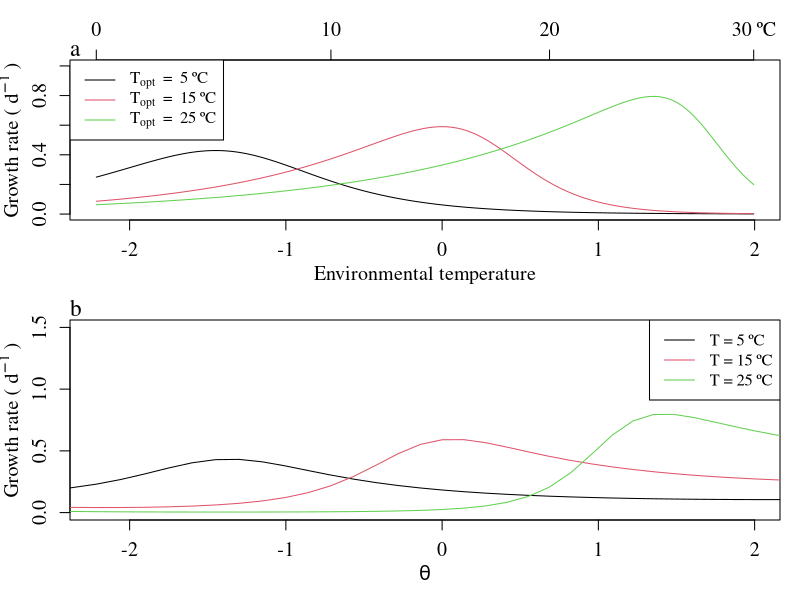
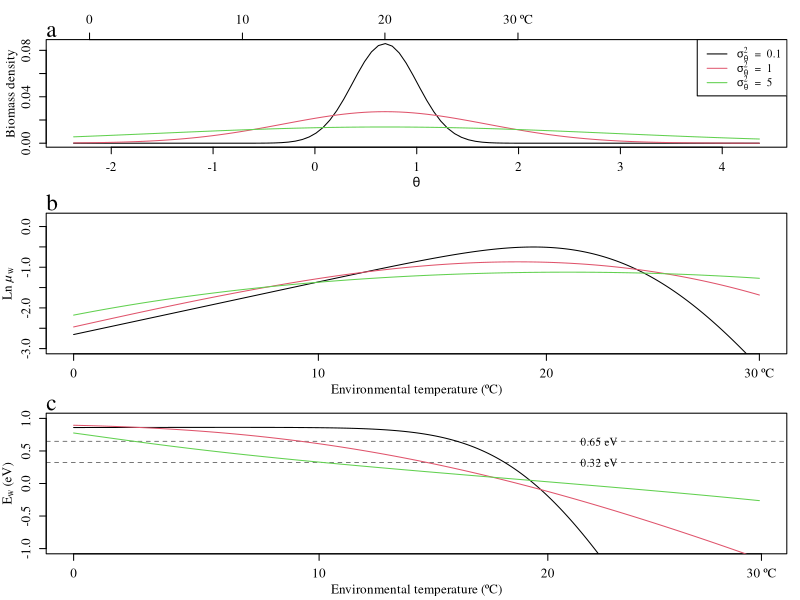

Generate these figures, in order, with R:
setwd('~/OneDrive/Kremer/ideal')
temp    <- seq(0, 30, 0.1)
T.K     <- function(x, Tref = 15,kb=8.62E-5) 1/((Tref+273)*kb) - 1/((x + 273)*kb)
temp    <- T.K(temp)
numtemp <- length(temp)


###Growth rate function 
MU0 <- function(x, Z = T.K(20), 
                u0 = 0.59, 
                Ei = 0.22, 
                Ea0= 0.98, 
                beta= -0.2, 
                Eh0 = 4.43,
                phi = 0.21){
   #x is transfored temperature
   
   umax  <- u0  * exp(Ei  *Z)
   Ea    <- Ea0 * exp(beta*Z)
   Eh    <- Eh0 * exp(phi *Z)
   Ed    <- Eh - Ea
   B     <- 1 + Ea/Ed*exp(Eh*(x-Z))
   mu    <- umax*Eh/Ed * exp(Ea*(x-Z))/B
   return(mu)
}

#Check function
# y <- MU0(temp, Z=T.K(-5))
# plot(temp, y, type = 'l')
#Plot three typical TPCs and the fitness landscape under a given environmental temperature
pdf('Fig2example.pdf', height=8, width=4)
op <- par(font.lab = 1,
           family  = "serif",
           cex.lab = 1.2,
           cex.axis= 1.2,
           mgp     = c(2.2,1,0),
           mar     = c(4,3.5,3,1),
           mfrow   = c(2,1))


Topto <- c(5, 15, 25)
Topt_ <- T.K(Topto)
x1    <- seq(0,30,10)
y1    <- T.K(x1)
x1[length(x1)] <- paste0(x1[length(x1)],' ºC')

plot(temp,temp**2, ylim=c(0, 1), 
     xlab = 'Environmental temperature',
     ylab = bquote('Growth rate ('~d^-1~')'),
     type = 'n')
axis(3, at= y1, label = x1)

for (j in 1:length(Topt_)){ 
   mu_ <- MU0(temp, Z=Topt_[j])
   points(temp, mu_, type = 'l', col=j)
}
###

txt <- sapply(1:3, function(i) {
   as.expression(bquote(T[opt]~' = '~.(Topto[i])~'ºC'))
})
legend('topleft', txt, lty=1, col=1:length(Topt_) )

mtext('a', adj=0, cex=1.4)
#Add the envelop line
#curve(mumax, from = -3, to = 3, lty = 2, add = T)

par(mar = c(4,3.5,1,1))
#Plot fitness curve under constant environmental temperatures
Topto <- seq(-10, 50, 1)
Topt_ <- T.K(Topto)
envT0 <- c(5, 15, 25)  #Environmental temperature
envT  <- T.K(envT0)
mu_   <- numeric(length(Topt_))

plot(temp,temp**2, ylim=c(0, 1.5), 
     xlab = bquote(italic(theta)),
     ylab = bquote('Growth rate ('~d^-1~')'),
     type = 'n')

for (j in 1:length(envT)){ 
    mu_  <- MU0(envT[j], Z=Topt_)
    points(Topt_, mu_, type = 'l', col=j)
}
txt = paste('T =', envT0,'ºC')
legend('topright', txt, lty=1, col=1:length(envT) )
mtext('b', adj=0, cex=1.4)
dev.off()

#Below for Fig. 3: community activation energy for different thermal diversity
#Discretize (No approximation)
pdf_norm <- function(x, mean=T.K(20), V) exp(-(x-mean)**2/(2*V))/sqrt(2*pi*V)

#Topt of each species
Topt <- seq(T.K(-1), T.K(50), length.out=100)
Nsp  <- length(Topt)

#Compute the fraction of each species at different variance.
biof <- function(V){
   pfL <- vapply(1:Nsp, function(x)pdf_norm(x=Topt[x], V=V), 0)
   
   #dx of each species
   dx <- diff(Topt)
   dx <- c(dx, dx[length(dx)])
   
   #Compute fraction of each species
   PHYt<- sum(pfL*dx)
   biof<- pfL*dx/PHYt
   return(biof)
}
#Growth rate of each species at each temperature
VARS  <- c(0.1,1,5)
gr    <- array(NA, c(Nsp, length(temp),length(VARS)))
mucom <- array(NA, c(length(temp),length(VARS)))
AE    <- array(NA, c(length(temp)-1,length(VARS)))
for (k in 1:length(VARS)) {
   biomass <- biof(VARS[k])
   for (i in 1:length(temp)) {
      for (j in 1:Nsp) {
         gr[j, i, k] <- MU0(x = temp[i], Z = Topt[j])
      }
      mucom[i, k] <- sum(gr[, i, k] * biomass)
      
      #Calculate apparent E (derivative)
      if (i > 1) AE[i - 1, k] <-
         (log(mucom[i, k]) - log(mucom[i-1, k]))/(temp[i] - temp[i-1])
   }
   
}

pdf('Fig3var_mu.pdf', height=8, width=4)
op <- par(font.lab = 1,
           family  = "serif",
           cex.lab = 1.2,
           cex.axis= 1.2,
           mgp     = c(2.2,1,0),
           mar     = c(4,3.5,3,1),
           mfrow   = c(3,1))

#Plot probability distribution:
x1   <- seq(0,30,10)
y1   <- T.K(x1)
plot(Topt, biof(VARS[1]), type = 'l', 
     xlab = bquote(italic(theta)),
     ylab = 'Biomass density')
x1[length(x1)] <- paste0(x1[length(x1)],' ºC')
axis(3, at= y1, label = x1)

txt <- sapply(1:3, function(i) {
       as.expression(bquote(sigma[theta]^2~' = '~.(VARS[i])))
    })
legend('topright', legend=txt,
       lty=1, col=1:3 )
mtext('a', adj=0, cex=1.4)

for (i in 2:length(VARS)){
     points(Topt, biof(VARS[i]), type = 'l', col=i)
}

#Plot µ ~ temperature
par(mar = c(3.5,3.5,1,1))
plot(temp, log(mucom[,1]), xaxt='n', 
     ylim = c(-3,0.2),
     xlab = 'Environmental temperature (ºC)',
     ylab = expression(paste('Ln '*italic(µ)[w])),
     type = 'l')
axis(1, at=y1, label = x1)
mtext('b', adj=0, cex=1.4)

for (i in 2:length(VARS)) points(temp, log(mucom[,i]), type = 'l', col=i)

#Plot AE ~ temperature
plot(temp[-length(temp)], AE[,1], xaxt='n', 
     ylim = c(-1,1),
     xlab = 'Environmental temperature (ºC)',
     ylab = bquote(E[w] ~ '(eV)'),
     type = 'l')
axis(1, at= y1, label = x1)
abline(h=0.65, lty=2, lwd=.5)
text(1, 0.65, '0.65 eV')
abline(h=0.32, lty=2, lwd=.5)
text(1, 0.32, '0.32 eV')

mtext('c', adj=0, cex=1.4)
for (i in 2:length(VARS)){
   points(temp[-length(temp)], AE[,i], type='l',col=i)
}
dev.off()
